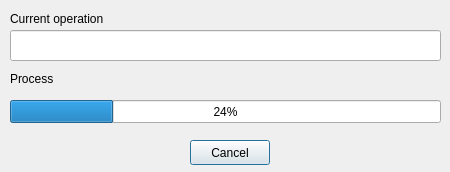
<?xml version="1.0" encoding="UTF-8"?>
<ui version="4.0">
 <class>SdDNetClient</class>
 <widget class="QDialog" name="SdDNetClient">
  <property name="geometry">
   <rect>
    <x>0</x>
    <y>0</y>
    <width>450</width>
    <height>172</height>
   </rect>
  </property>
  <property name="windowTitle">
   <string>Net data base connection</string>
  </property>
  <widget class="QLineEdit" name="mOperation">
   <property name="geometry">
    <rect>
     <x>10</x>
     <y>30</y>
     <width>431</width>
     <height>31</height>
    </rect>
   </property>
  </widget>
  <widget class="QProgressBar" name="mProgress">
   <property name="geometry">
    <rect>
     <x>10</x>
     <y>100</y>
     <width>431</width>
     <height>23</height>
    </rect>
   </property>
   <property name="value">
    <number>24</number>
   </property>
  </widget>
  <widget class="QLabel" name="label">
   <property name="geometry">
    <rect>
     <x>10</x>
     <y>10</y>
     <width>111</width>
     <height>17</height>
    </rect>
   </property>
   <property name="text">
    <string>Current operation</string>
   </property>
  </widget>
  <widget class="QLabel" name="label_2">
   <property name="geometry">
    <rect>
     <x>10</x>
     <y>70</y>
     <width>111</width>
     <height>17</height>
    </rect>
   </property>
   <property name="text">
    <string>Process</string>
   </property>
  </widget>
  <widget class="QPushButton" name="mCancel">
   <property name="geometry">
    <rect>
     <x>190</x>
     <y>140</y>
     <width>80</width>
     <height>25</height>
    </rect>
   </property>
   <property name="text">
    <string>Cancel</string>
   </property>
  </widget>
 </widget>
 <resources/>
 <connections/>
</ui>
